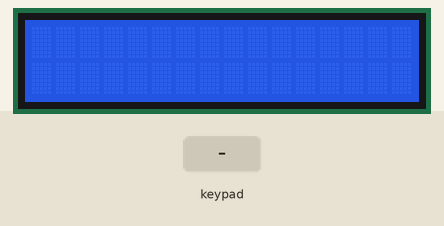
Recording of a sketch running on a simulated ESP32. On the bench: 16×2 character LCD. Inputs (shaded band) come from the test bench. WiFi joins after 1.5 s; servers stay silent unless stated; what the sketch prints to the serial monitor is not drawn.

Above: at 4.2 s.
4.3 s: keypad keys 3 3 2 5 2 6 1 4 A pressed 0.4 s apart
At 7.71 s:
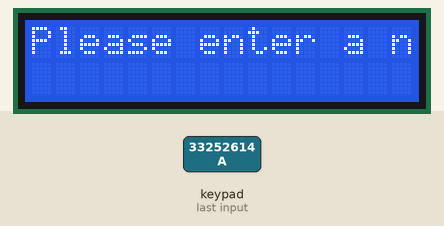
At 14.3 s:
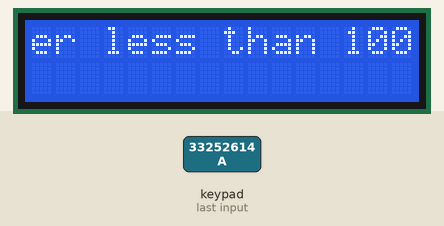
18.1 s: key 'B' pressed
At 20.9 s:
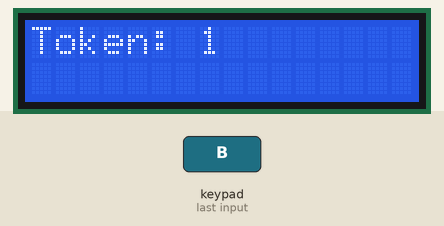
Timing chart, 0 to 22.4 s (numbered marks = the images above; inputs shaded):
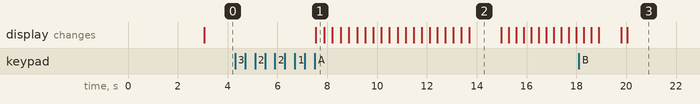

The sketch:

Tx4Final.ino
```cpp
#include <Keypad.h>
#include <WiFi.h>
#include <WiFiClient.h>
#include <LiquidCrystal_I2C.h>

// Set these to your desired credentials.
const char *ssid = "Silas";
const char *password = "whatever!"; // Replace with your actual Wi-Fi password

// Define keypad configuration
const byte ROWS = 4;
const byte COLS = 4;
char keys[ROWS][COLS] = {
  { '1', '2', '3', 'A' },
  { '4', '5', '6', 'B' },
  { '7', '8', '9', 'C' },
  { '*', '0', '#', 'D' }
};
byte rowPins[ROWS] = { 33, 25, 26, 14 };
byte colPins[COLS] = { 27, 13, 16, 4 };

// Initialize keypad object
Keypad keypad = Keypad(makeKeymap(keys), rowPins, colPins, ROWS, COLS);

// Initialize WiFi client and receiver details
WiFiClient client;
const char *receiverIP = "172.20.10.6";  // Replace with actual IP
const int receiverPort = 33455;

// Define variables for current state of the system
String inputToken = "";  // Buffer for user input token
int currentToken = 0;    // Current token being served
int counterID = 1;

// Initialize LCD object
LiquidCrystal_I2C lcd(0x27, 16, 2); // Address 0x27, 16 columns, 2 rows

void transmitData(int token, int counter);
void printMessage(const char* message);
void scrollMessage(const char* message, int row);

void setup() {
  // Initialize serial communication
  Serial.begin(115200);
  // Connect to WiFi network
  connectToWiFi();

  // Initialize LCD
  lcd.init();
  lcd.backlight(); // Turn on
  lcd.clear(); // Clear display
}

void loop() {
  // Get key pressed from keypad
  char key = keypad.getKey();

  // Check if a key is pressed
  if (key) {
    // Check if the pressed key is 'A' for manual token entry
    if (key == 'A') {
      // Convert input to integer
      int enteredToken = inputToken.toInt();
      // Check if entered token is greater than 100
      if (enteredToken < 100) {
        // Transmit manually entered token and counter
        transmitData(enteredToken, counterID);
        inputToken = ""; // Clear input token buffer
      } else {
        printMessage("Please enter a number less than 100");
        inputToken = ""; // Clear input token buffer
      }
    } else if (key == 'B') { // Check if the pressed key is 'B' for token increment
      // Increment token and reset to 1 if it reaches 100
      currentToken = (currentToken % 100) + 1;
      // Transmit incremented token along with random counter number
      transmitData(currentToken, counterID);  // Random counter number between 1 and 4
    } else if (isdigit(key) || key == '*') { // Check if the pressed key is a digit or '*'
      // Append numeric key press to input token buffer
      inputToken += key;
      // Print current input token for feedback
      Serial.println("Current input token: " + inputToken);
    } else { // Handle invalid key press
      Serial.println("Invalid key press!");
    }
  }
}

// Function to connect to WiFi network
void connectToWiFi() {
  Serial.println("Connecting to WiFi...");
  WiFi.begin(ssid, password);

  int attempts = 0;
  while (WiFi.status() != WL_CONNECTED && attempts < 5) {
    delay(1000 * (attempts + 1)); // Exponential backoff
    Serial.print(".");
    attempts++;
  }

  if (WiFi.status() != WL_CONNECTED) {
    Serial.println("Failed to connect to WiFi.");
  } else {
    Serial.println("Connected to WiFi");
  }
}

// Function to transmit data to receiver
void transmitData(int token, int counter) {
  // Check if client is connected to WiFi
  if (!client.connected()) {
    // Attempt to reconnect if not connected
    if (!client.connect(receiverIP, receiverPort)) {
      printMessage("Failed to connect to receiver.");
      return;
    }
  }
  // Send data to receiver
  String mess = String(counter) + "," + String(token);
  Serial.println(mess);
  client.println(mess);

  // Print transmitted data on LCD
  lcd.clear();
  lcd.setCursor(0, 0); // Set cursor to first column-row
  lcd.print("Token: ");
  lcd.print(token);
}

// Function to print message on LCD
void printMessage(const char* message) {
  lcd.clear();
  scrollMessage(message, 0);
}

// Function to scroll message on LCD
void scrollMessage(const char* message, int row) {
  int len = strlen(message);
  if (len <= 16) {
    lcd.setCursor(0, row);
    lcd.print(message);
    return;
  }

  for (int i = 0; i < len - 16 + 1; i++) {
    lcd.setCursor(0, row);
    lcd.print(message + i);
    delay(300);
  }

  delay(1000);

  for (int i = 0; i < 16; i++) {
    lcd.scrollDisplayLeft();
    delay(300);
  }

  lcd.clear();
}
```

Measured:
- after the input at 4.3 s, the display: changes after 3.2 s (image 1)
- after the input at 18.1 s, the display: first differs from a run without the input after 1.9 s (image 3)
- what the display in image 2 shows lasts 1.3 s, from 13.7 s to 15.0 s
